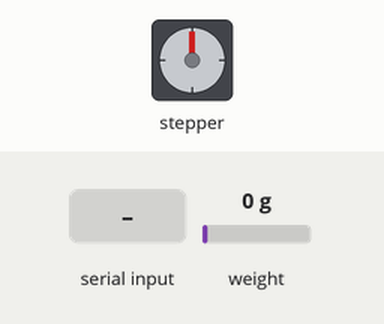
Bench run of a sketch on a simulated Arduino Uno, built with avr-gcc and run on an emulated ATmega328P. On the bench: stepper motor. Wiring (inferred from the names in the program): stepper motor driver (200 steps per turn assumed): step pin 5; direction pin 4; enable pin 8. The test bench sets the inputs (shaded band); at power-on: weight on the scale 0 g. What the sketch prints to the serial monitor is not drawn.

Above: at 2.2 s.
2.3 s: "w" received over Serial
At 4.4 s:
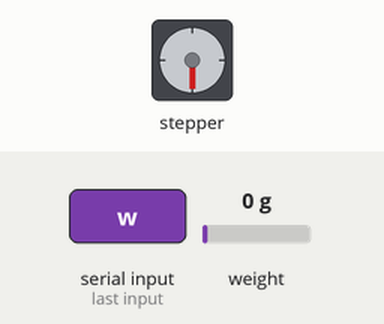
4.7 s: "s" received over Serial
At 4.85 s:
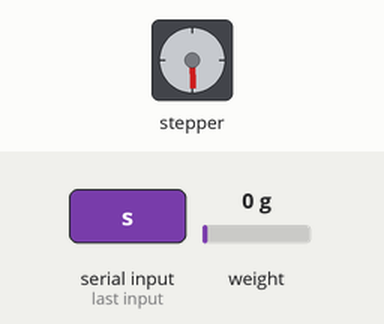
7.1 s: "s" received over Serial
At 7.25 s:
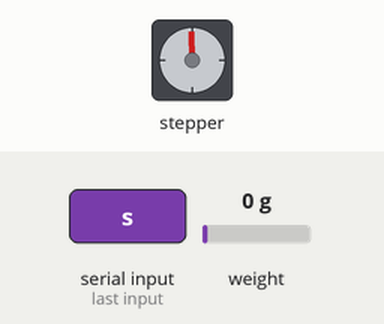
9.5 s: "w" received over Serial
At 9.95 s:
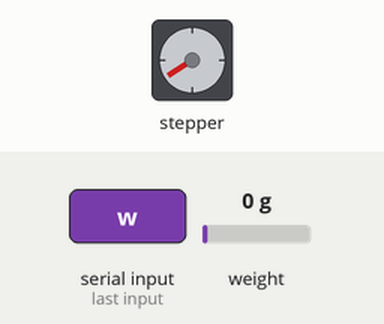
Timing chart, 0 to 12.5 s (numbered marks = the images above; inputs shaded):
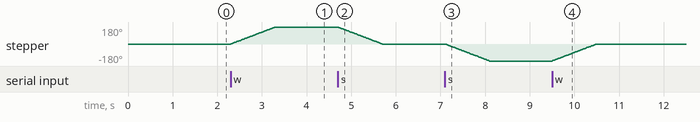

Measured:
- after the input at 2.3 s, stepper: turns 180° clockwise in 0.99 s, starting at once
- after the input at 4.7 s, stepper: turns 180° counter-clockwise in 0.99 s, starting at once
- after the input at 7.1 s, stepper: turns 180° counter-clockwise in 0.99 s, starting at once
- after the input at 9.5 s, stepper: turns 180° clockwise in 0.99 s, starting at once

The sketch:

rig.ino
```cpp
#include "HX711.h"

// Pin definitions
#define DT  3  // HX711 data pin
#define SCK 2  // HX711 clock pin
#define dirPin 4
#define stepPin 5
#define enable 8

HX711 scale;

void setup() {
  pinMode(stepPin, OUTPUT);
  pinMode(dirPin, OUTPUT);
  pinMode(enable, OUTPUT);
  digitalWrite(enable,0);

  Serial.begin(921600);
  Serial.println("Testing...");
  scale.begin(DT, SCK);

  //Serial.println("Initializing scale...");

  // Tare (zero the scale)
  //scale.set_scale();  // No calibration yet
  scale.tare();       // Reset scale to 0
  scale.set_scale(-64991.41/50); //the reading devided by the grams
  //Serial.println("Tare complete. Place a known weight for calibration.");

}
void stepMotor(bool dir) {
  digitalWrite(dirPin, dir);
  for (int i = 0; i < 100; i++) {
    digitalWrite(stepPin, HIGH);
    delay(5);  // 5 ms high
    digitalWrite(stepPin, LOW);
    delay(5);  // 5 ms low
  }
}
void loop() {

  // Read raw value from HX711
  if (Serial.available()) {
    char c = Serial.read();
    if (c == 'w') {
      stepMotor(true);
    } else if (c == 's') {
      stepMotor(false);

    }else if (c == 'r') {
      Serial.println(scale.get_units(2));
    }
  }


}

//Serial.print("Raw reading: ");
  //Serial.println(scale.get_units(10)); // average of 10 readings
  //delay(1000);
```
